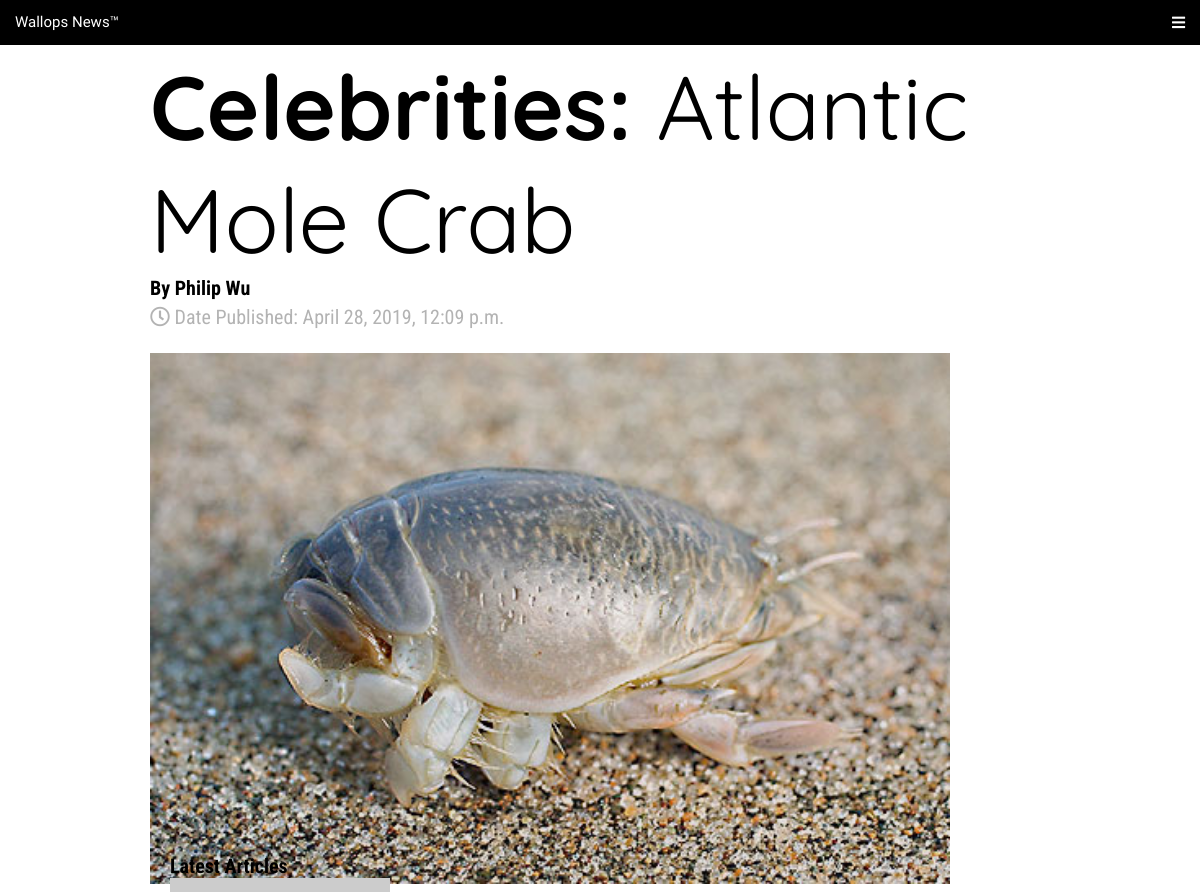
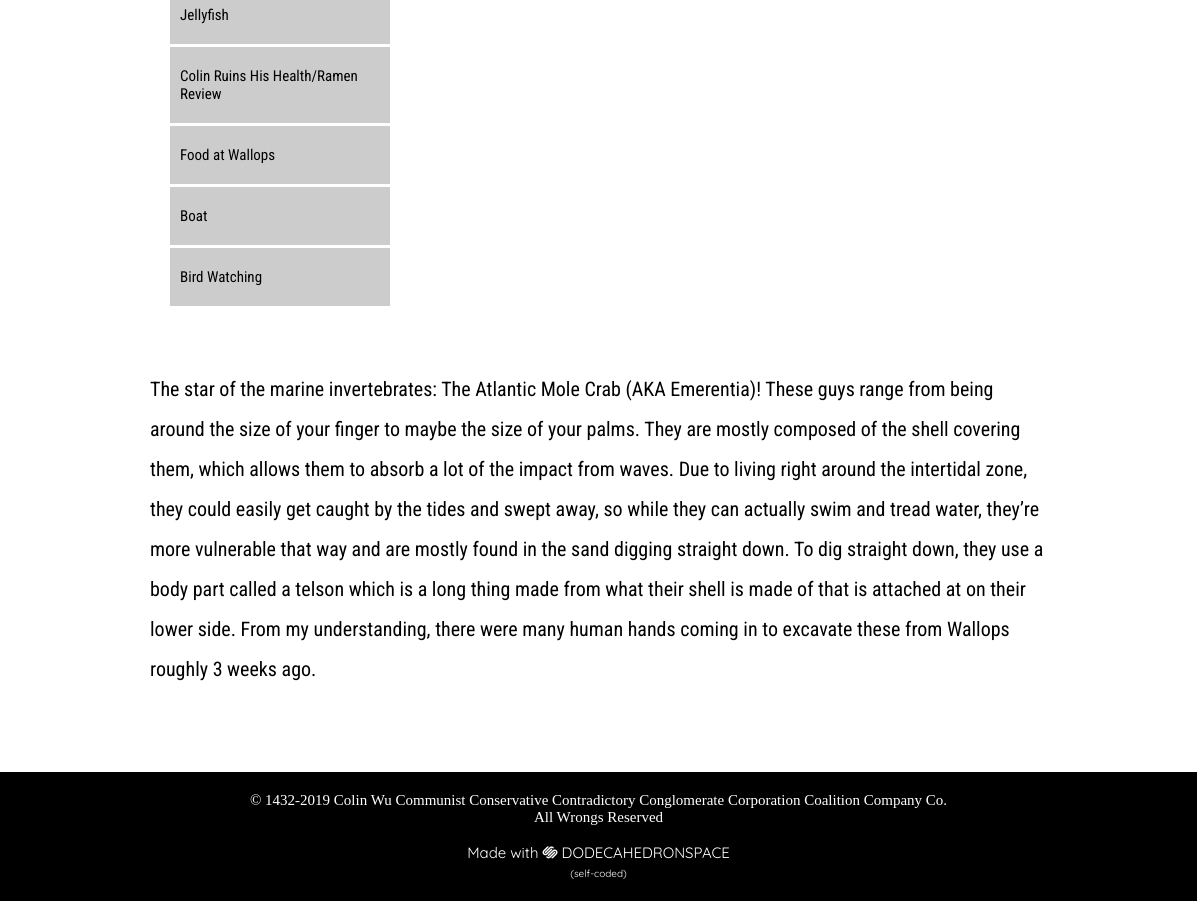
/wallops/2/, run on the app's committed database (2 pictures, top to bottom).
### wallopsnews/models.py (models this page shows, shortened)
class Article(models.Model):
    article_title = models.CharField(max_length = 300)
    article_type = models.CharField(max_length = 300)
    pub_date = models.DateTimeField('date published')
    article_content = models.TextField()
    author = models.CharField(max_length = 300)
    image_name = models.CharField(max_length = 300)

### wallopsnews/views.py (the view)
# urls.py: path('<int:article_id>/', views.articleContent, name = 'content'),
def articleContent(request, article_id):
    article = get_object_or_404(Article, pk = article_id)
    latest_article_list = Article.objects.order_by('-pub_date')[:5]
    return render(request, 'wallops/articleTemplate.html', {'article':article, 'latest_article_list': latest_article_list})

### wallopsnews/templates/wallops/articleTemplate.html (shortened to what this page needs)
{% load static %}
<!doctype html>
<html>
<head>
<link rel="stylesheet" href="https://use.fontawesome.com/releases/v5.0.13/css/all.css">
<link rel="stylesheet" href="https://cdnjs.cloudflare.com/ajax/libs/font-awesome/4.7.0/css/font-awesome.min.css">
<link rel="stylesheet" href="https://use.fontawesome.com/releases/v5.7.2/css/all.css">
<link rel="stylesheet" type = "text/css" href="{% static 'wallops/topbar2.1.css'%}">
</head>
<body style = "background-color:">
<div id = "homebar" class = "topnav">
<a class = "logo" style = "font-family: 'Pattaya';padding:13px 15px 0px 15px">Wallops News™&nbsp;&nbsp;</a>
<a href="javascript:void(0);" class="icon" onclick="myFunction()"><i class="fa fa-bars"></i></a>
</div>
<div style = "margin-left:150px;margin-right:150px;margin-bottom:5px">
<b><div style = "margin-top:50px;margin-bottom:0px;font-size: 90px; font-family: Quicksand;">{{article.article_type}}:</b> {{article.article_title}}</div>
<b><div style = "font-family: Roboto Condensed;font-size:20px;margin-top: 0px;">By {{article.author}}</b>
<br><div style="color:#b3b3b3;margin-top:5px;"><i class="far fa-clock"></i>&nbsp;Date Published: {{article.pub_date}}</div>
<br>
<div>
<img src = "{% static 'wallops/images/'|add:article.image_name %}" alt = "to be decided" width = 800 style = "float:left;overflow:auto;margin-bottom:-30px"></img>
<div style = "float: left; margin-left:20px;">
<b>Latest Articles</b>
{%if latest_article_list%}
	{%for article in latest_article_list%}
		<div class = "recArticle">
		<a href="/wallops/{{article.id}}">{{article.article_title}}</a>
		</div>
	{% endfor %}
{% else %}
	<p>No articles are available.</p>
{%endif%}
</div>
</div>
<div style = "clear:both;line-height:200%;margin-top:0px">
<br>
{{article.article_content|linebreaks}}<br>
</div>
<div style = "text-align:right;color:white;margin-bottom:0px;padding-right:3px;opacity:1;margin-left:0px">
<center>
<p class="bottomtext" style = "opacity:1">© 1432-2019 Colin Wu Communist Conservative Contradictory Conglomerate Corporation Coalition Company Co.
<br>All Wrongs Reserved<br>
<br><font style = "size:30px;font-family:'Quicksand';">Made with <i class="fab fa-squarespace"></i>&nbsp;DODECAHEDRONSPACE
<br><font size=1px>(self-coded)</font>
</font>
</center>
</div>

### wallopsnews/static/wallops/topbar2.1.css (style rules this page uses)
body { background-repeat: no-repeat;margin: 0px;background-size:cover;background-attachment: fixed;height:100%; }
html { height:100% }
#homebar { width:100%;opacity: 1;z-index: 100;position:fixed;background:black;color:white;top:0;padding:0px }
.topnav a { float:left;display:inline-block;text-decoration:none;color:white;padding:13px 15px;font-family: Quicksand;font-size: 15px; }
#homebar a.logo { color: white; background: black }
.topnav:after { content:''; clear:both; display:table; }
.bottomtext { font-size: 15px;color:white;background:black;padding:20px 0px;opacity:0.7;margin-bottom: 0px;margin-top:0px; margin-left:0px; margin-right:0px; }
#homebar a.icon { display:none }
@media screen and (max-width: 1200px) { #homebar a { display:none; } }
@media screen and (max-width: 1200px) { #homebar a.logo { display:block;float:left; } }
@media screen and (max-width: 1200px) { #homebar a.icon { display:block;float:right;padding-right:15px } }
.recArticle a { border-bottom:3px solid white; display:block; background:#cccccc; padding:20px 10px; width:100%; margin-bottom:0px; margin-top:0px; font-size:15px; max-width: 200px; }
.recArticle a { color:black; text-decoration: none; }

### data on the page
Article: article_type "Celebrities", article_title "Atlantic Mole Crab", author "Philip Wu", pub_date "April 28, 2019, 12:09 p.m.", image_name (picture), article_content "The star of the marine invertebrates: The Atlantic Mole Crab (AKA Emerentia)! These guys range from being around the size of your finger to maybe the size of your palms. They are mostly composed of the shell covering them, which allows them to absorb a lot of the impact from waves. Due to living right around the intertidal zone, they could easily get caught by the tides and swept away, so while they can actually swim and tread water, they’re more vulnerable that way and are mostly found in the sand digging straight down. To dig straight down, they use a body part called a telson which is a long thing made from what their shell is made of that is attached at on their lower side. From my…"
Article: article_title "Jellyfish"
Article: article_title "Colin Ruins His Health/Ramen Review"
Article: article_title "Food at Wallops"
Article: article_title "Boat"
Article: article_title "Bird Watching"
